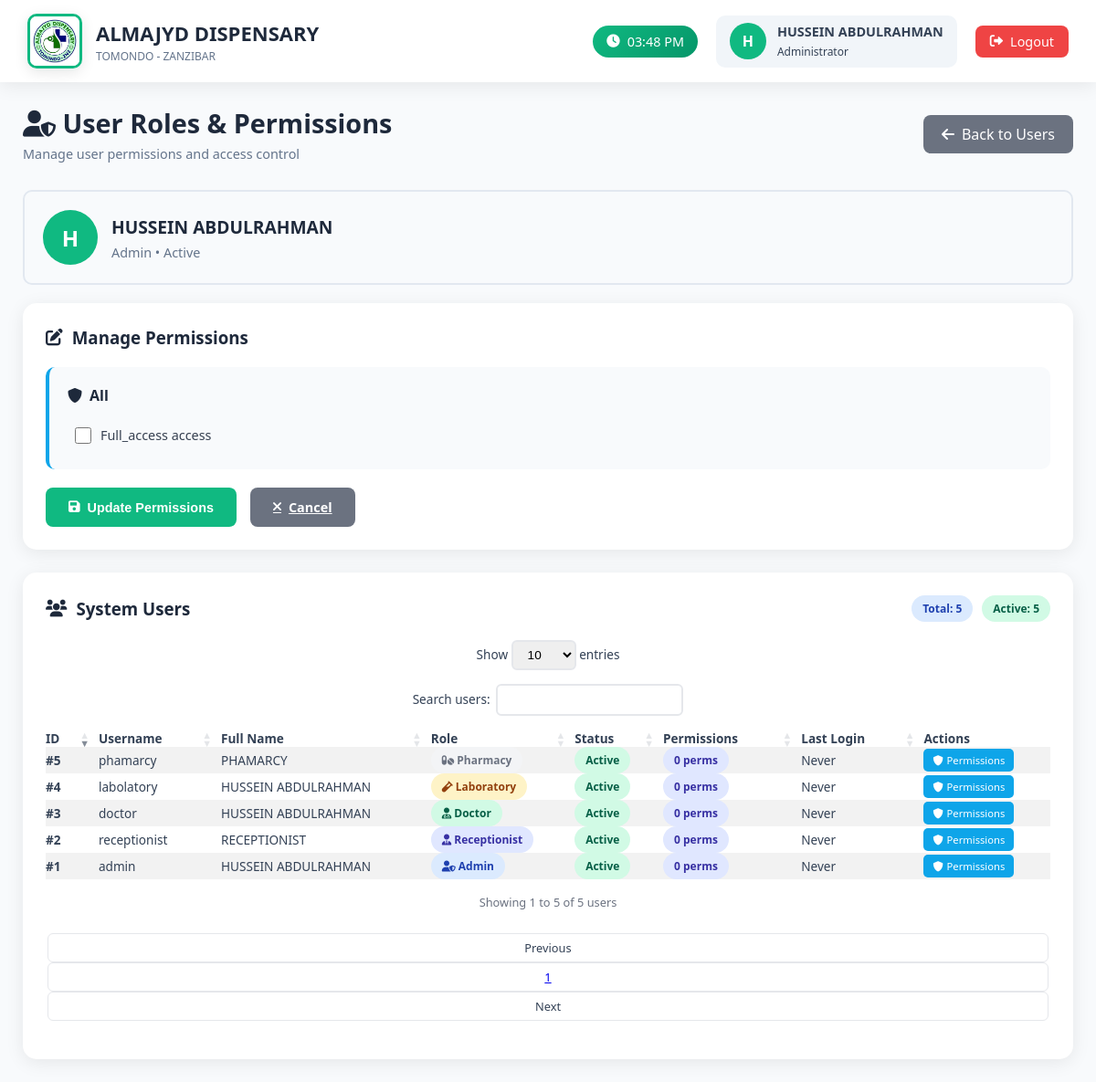
The page /admin/user_roles.php?edit_permissions=1 (signed in) on the database its author committed.
### tables this page shows
CREATE TABLE `users` (
  `id` int(11) NOT NULL,
  `username` varchar(50) NOT NULL,
  `password` varchar(255) NOT NULL,
  `email` varchar(100) DEFAULT NULL,
  `role` enum('admin','doctor','receptionist','laboratory','pharmacy','cashier') NOT NULL,
  `full_name` varchar(100) NOT NULL,
  `phone` varchar(20) DEFAULT NULL,
  `district` varchar(50) DEFAULT NULL,
  `region` varchar(50) DEFAULT NULL,
  `status` enum('active','inactive') DEFAULT 'active',
  `created_at` timestamp NOT NULL DEFAULT current_timestamp(),
  `updated_at` timestamp NOT NULL DEFAULT current_timestamp() ON UPDATE current_timestamp()
);

### admin/user_roles.php (the view, shortened to what this page needs)
<?php
require_once '../config.php';
$users = $pdo->query("SELECT * FROM users ORDER BY role, full_name")->fetchAll(PDO::FETCH_ASSOC);
$edit_user = null;
if (isset($_GET['edit_permissions'])) {
    $stmt = $pdo->prepare("SELECT * FROM users WHERE id = ?");
    $stmt->execute([$_GET['edit_permissions']]);
    $edit_user = $stmt->fetch(PDO::FETCH_ASSOC);
    if ($edit_user && isset($edit_user['permissions']) && $edit_user['permissions']) {
        $edit_user['permissions_array'] = json_decode($edit_user['permissions'], true);
    } else {
        $edit_user['permissions_array'] = [];
    }
}
$role_permissions = [
    'doctor' => [
        'patients' => ['view', 'create', 'edit', 'delete'],
        'appointments' => ['view', 'create', 'edit', 'delete'],
        'prescriptions' => ['view', 'create', 'edit', 'delete'],
        'lab_tests' => ['view', 'create', 'edit'],
        'medical_records' => ['view', 'create', 'edit'],
        'reports' => ['view']
    ],
    'receptionist' => [
        'patients' => ['view', 'create', 'edit'],
        'appointments' => ['view', 'create', 'edit', 'delete'],
        'billing' => ['view', 'create'],
        'reports' => ['view']
    ],
    'laboratory' => [
        'lab_tests' => ['view', 'create', 'edit', 'delete'],
        'patients' => ['view'],
        'reports' => ['view']
    ],
    'pharmacy' => [
        'prescriptions' => ['view', 'dispense'],
        'inventory' => ['view', 'manage'],
        'patients' => ['view'],
        'reports' => ['view']
    ],
    'cashier' => [
        'billing' => ['view', 'create', 'edit', 'delete'],
        'payments' => ['view', 'process'],
        'patients' => ['view'],
        'reports' => ['view']
    ],
    'admin' => [
        'all' => ['full_access']
    ]
];
$current_time = date('h:i A');
?>
<!DOCTYPE html>
<html lang="en">
<head>
    <link rel="stylesheet" href="https://cdn.datatables.net/1.13.6/css/dataTables.bootstrap5.min.css">
    <link rel="stylesheet" href="https://cdnjs.cloudflare.com/ajax/libs/font-awesome/6.0.0/css/all.min.css">
</head>
<body>
    <div class="topbar">
        <div class="logo-section">
            <div class="logo">
                <img src="../images/logo.jpg" alt="Almajyd Dispensary Logo">
            </div>
            <div class="clinic-info">
                <h1>ALMAJYD DISPENSARY</h1>
                <p>TOMONDO - ZANZIBAR</p>
            </div>
        </div>
        <div class="user-area">
            <div class="time-display">
                <i class="fas fa-clock"></i>
                <span id="currentTime"><?php echo $current_time; ?></span>
            </div>
            <div class="user">
                <div class="user-avatar">
                    <?php echo strtoupper(substr($_SESSION['full_name'], 0, 1)); ?>
                </div>
                <div>
                    <div style="font-weight:600; font-size: 0.9rem;"><?php echo $_SESSION['full_name']; ?></div>
                    <small style="font-size: 0.75rem;">Administrator</small>
                </div>
            </div>
            <a href="../logout.php" class="logout-btn">
                <i class="fas fa-sign-out-alt"></i>
                Logout
            </a>
        </div>
    </div>
    <div class="main">
        <div class="page-header">
            <div class="page-title">
                <h2><i class="fas fa-user-shield"></i> User Roles & Permissions</h2>
                <p>Manage user permissions and access control</p>
            </div>
            <a href="manage_users.php" class="back-btn">
                <i class="fas fa-arrow-left"></i>
                Back to Users
            </a>
        </div>
        <?php if ($edit_user): ?>
        <div class="user-info-header">
            <div class="user-info-content">
                <div class="user-avatar-large">
                    <?php echo strtoupper(substr($edit_user['full_name'], 0, 1)); ?>
                </div>
                <div class="user-details">
                    <h4><?php echo htmlspecialchars($edit_user['full_name']); ?></h4>
                    <p><?php echo ucfirst($edit_user['role']); ?> • <?php echo ucfirst($edit_user['status']); ?></p>
                </div>
            </div>
        </div>
        <div class="permissions-form">
            <h3><i class="fas fa-edit"></i> Manage Permissions</h3>
            <form method="POST" id="editPermissionsForm">
                <div class="permissions-grid">
                    <?php
                    $user_role = $edit_user['role'];
                    if (isset($role_permissions[$user_role])):
                        foreach ($role_permissions[$user_role] as $category => $actions):
                    ?>
                    <div class="permission-category">
                        <h4>
                            <i class="fas fa-<?php
                                switch($category) {
                                    case 'all': echo 'shield-alt'; break;
                                }
                            ?>"></i>
                            <?php echo ucfirst(str_replace('_', ' ', $category)); ?>
                        </h4>
                        <div class="permission-options">
                            <?php foreach ($actions as $action): ?>
                            <div class="permission-option">
                                <input type="checkbox"
                                       id="perm_<?php echo $category . '_' . $action; ?>"
                                       name="permissions[<?php echo $category; ?>][]"
                                       value="<?php echo $action; ?>"
                                       <?php
                                       $has_permission = false;
                                       echo $has_permission ? 'checked' : '';
                                       ?>>
                                <label for="perm_<?php echo $category . '_' . $action; ?>" class="permission-label">
                                    <?php echo ucfirst($action); ?> access
                                </label>
                            </div>
                            <?php endforeach; ?>
                        </div>
                    </div>
                    <?php
                        endforeach;
                    endif; ?>
                </div>
                <div class="form-actions">
                    <button type="submit" class="btn btn-primary">
                        <i class="fas fa-save"></i>
                        Update Permissions
                    </button>
                    <a href="user_roles.php" class="btn btn-secondary">
                        <i class="fas fa-times"></i>
                        Cancel
                    </a>
                </div>
            </form>
        </div>
        <?php endif; ?>
        <div class="table-container">
            <div class="table-header">
                <h3><i class="fas fa-users"></i> System Users</h3>
                <div style="display: flex; gap: 10px; flex-wrap: wrap;">
                    <span class="badge badge-primary">Total: <?php echo count($users); ?></span>
                    <span class="badge badge-success">Active: <?php echo count(array_filter($users, fn($u) => $u['status'] == 'active')); ?></span>
                </div>
            </div>
            <div class="table-responsive">
                <table class="table table-striped table-hover" id="usersTable" style="width:100%">
                    <thead>
                        <tr>
                            <th>ID</th>
                            <th>Username</th>
                            <th>Full Name</th>
                            <th>Role</th>
                            <th>Status</th>
                            <th>Permissions</th>
                            <th>Last Login</th>
                            <th>Actions</th>
                        </tr>
                    </thead>
                    <tbody>
                        <?php foreach ($users as $user):
                            $permission_count = 0;
                            $last_login = 'Never';
                        ?>
                        <tr>
                            <td><strong>#<?php echo $user['id']; ?></strong></td>
                            <td><?php echo htmlspecialchars($user['username']); ?></td>
                            <td><?php echo htmlspecialchars($user['full_name']); ?></td>
                            <td>
                                <span class="badge
                                    <?php
                                    switch($user['role']) {
                                        case 'admin': echo 'badge-primary'; break;
                                        case 'doctor': echo 'badge-success'; break;
                                        case 'receptionist': echo 'badge-info'; break;
                                        case 'laboratory': echo 'badge-warning'; break;
                                        case 'pharmacy': echo 'badge-secondary'; break;
                                    }
                                    ?>">
                                    <i class="fas fa-<?php
                                        switch($user['role']) {
                                            case 'admin': echo 'user-shield'; break;
                                            case 'doctor': echo 'user-md'; break;
                                            case 'receptionist': echo 'user-tie'; break;
                                            case 'laboratory': echo 'vial'; break;
                                            case 'pharmacy': echo 'pills'; break;
                                        }
                                    ?>"></i>
                                    <?php echo ucfirst($user['role']); ?>
                                </span>
                            </td>
                            <td>
                                <span class="badge <?php echo $user['status'] == 'active' ? 'badge-success' : 'badge-danger'; ?>">
                                    <?php echo ucfirst($user['status']); ?>
                                </span>
                            </td>
                            <td>
                                <span class="badge badge-info">
                                    <?php echo $permission_count; ?> perms
                                </span>
                            </td>
                            <td><?php echo $last_login; ?></td>
                            <td>
                                <div class="action-buttons">
                                    <a href="?edit_permissions=<?php echo $user['id']; ?>" class="btn-sm btn-info">
                                        <i class="fas fa-shield-alt"></i>
                                        Permissions
                                    </a>
                                </div>
                            </td>
                        </tr>
                        <?php endforeach; ?>
                    </tbody>
                </table>
            </div>
        </div>
    </div>
</body>
</html>

### rows shown on the page
users: full_name "H", full_name "HUSSEIN ABDULRAHMAN", role "Admin", status "Active", id "1", username "admin", permission_count "0", last_login "Never"
users: id "3", username "doctor", full_name "HUSSEIN ABDULRAHMAN", role "Doctor", status "Active", permission_count "0", last_login "Never"
users: id "2", username "receptionist", full_name "RECEPTIONIST", role "Receptionist", status "Active", permission_count "0", last_login "Never"
users: id "4", username "labolatory", full_name "HUSSEIN ABDULRAHMAN", role "Laboratory", status "Active", permission_count "0", last_login "Never"
users: id "5", username "phamarcy", full_name "PHAMARCY", role "Pharmacy", status "Active", permission_count "0", last_login "Never"

### other values the page prints
substr($_SESSION['full_name'], 0, 1) "H"
$_SESSION['full_name'] "HUSSEIN ABDULRAHMAN"
str_replace('_', ' ', $category) "All"
$action "Full_access"
count($users) "5"
count(array_filter($users, fn($u) => $u['status'] == 'active')) "5"
